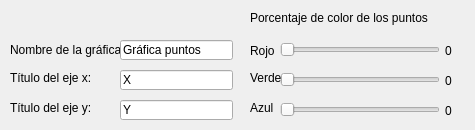
      <widget class="QWidget" name="tab_17">
       <attribute name="title">
        <string>Puntos</string>
       </attribute>
       <widget class="QLabel" name="label_34">
        <property name="geometry">
         <rect>
          <x>10</x>
          <y>40</y>
          <width>111</width>
          <height>20</height>
         </rect>
        </property>
        <property name="text">
         <string>Nombre de la gráfica: </string>
        </property>
       </widget>
       <widget class="QLabel" name="label_35">
        <property name="geometry">
         <rect>
          <x>10</x>
          <y>70</y>
          <width>101</width>
          <height>16</height>
         </rect>
        </property>
        <property name="text">
         <string>Título del eje x: </string>
        </property>
       </widget>
       <widget class="QLabel" name="label_36">
        <property name="geometry">
         <rect>
          <x>10</x>
          <y>100</y>
          <width>121</width>
          <height>16</height>
         </rect>
        </property>
        <property name="text">
         <string>Título del eje y: </string>
        </property>
       </widget>
       <widget class="QLineEdit" name="nombre">
        <property name="geometry">
         <rect>
          <x>120</x>
          <y>40</y>
          <width>113</width>
          <height>20</height>
         </rect>
        </property>
        <property name="text">
         <string>Gráfica puntos</string>
        </property>
       </widget>
       <widget class="QLineEdit" name="ejex">
        <property name="geometry">
         <rect>
          <x>120</x>
          <y>70</y>
          <width>113</width>
          <height>20</height>
         </rect>
        </property>
        <property name="text">
         <string>X</string>
        </property>
       </widget>
       <widget class="QLineEdit" name="ejey">
        <property name="geometry">
         <rect>
          <x>120</x>
          <y>100</y>
          <width>113</width>
          <height>20</height>
         </rect>
        </property>
        <property name="text">
         <string>Y</string>
        </property>
       </widget>
       <widget class="QLabel" name="label_41">
        <property name="geometry">
         <rect>
          <x>250</x>
          <y>40</y>
          <width>31</width>
          <height>21</height>
         </rect>
        </property>
        <property name="text">
         <string>Rojo</string>
        </property>
       </widget>
       <widget class="QLabel" name="label_42">
        <property name="geometry">
         <rect>
          <x>250</x>
          <y>100</y>
          <width>31</width>
          <height>16</height>
         </rect>
        </property>
        <property name="text">
         <string>Azul</string>
        </property>
       </widget>
       <widget class="QSlider" name="rojop">
        <property name="geometry">
         <rect>
          <x>280</x>
          <y>40</y>
          <width>160</width>
          <height>19</height>
         </rect>
        </property>
        <property name="maximum">
         <number>100</number>
        </property>
        <property name="orientation">
         <enum>Qt::Horizontal</enum>
        </property>
       </widget>
       <widget class="QLabel" name="label_43">
        <property name="geometry">
         <rect>
          <x>250</x>
          <y>10</y>
          <width>201</width>
          <height>16</height>
         </rect>
        </property>
        <property name="text">
         <string>Porcentaje de color de los puntos</string>
        </property>
       </widget>
       <widget class="QSlider" name="verdep">
        <property name="geometry">
         <rect>
          <x>280</x>
          <y>70</y>
          <width>160</width>
          <height>19</height>
         </rect>
        </property>
        <property name="maximum">
         <number>100</number>
        </property>
        <property name="orientation">
         <enum>Qt::Horizontal</enum>
        </property>
       </widget>
       <widget class="QLabel" name="label_44">
        <property name="geometry">
         <rect>
          <x>250</x>
          <y>70</y>
          <width>31</width>
          <height>16</height>
         </rect>
        </property>
        <property name="text">
         <string>Verde</string>
        </property>
       </widget>
       <widget class="QSlider" name="azulp">
        <property name="geometry">
         <rect>
          <x>280</x>
          <y>100</y>
          <width>160</width>
          <height>19</height>
         </rect>
        </property>
        <property name="maximum">
         <number>100</number>
        </property>
        <property name="orientation">
         <enum>Qt::Horizontal</enum>
        </property>
       </widget>
       <widget class="QLabel" name="projo">
        <property name="geometry">
         <rect>
          <x>445</x>
          <y>40</y>
          <width>21</width>
          <height>21</height>
         </rect>
        </property>
        <property name="text">
         <string>0</string>
        </property>
       </widget>
       <widget class="QLabel" name="pverde">
        <property name="geometry">
         <rect>
          <x>445</x>
          <y>70</y>
          <width>21</width>
          <height>21</height>
         </rect>
        </property>
        <property name="text">
         <string>0</string>
        </property>
       </widget>
       <widget class="QLabel" name="pazul">
        <property name="geometry">
         <rect>
          <x>445</x>
          <y>100</y>
          <width>21</width>
          <height>21</height>
         </rect>
        </property>
        <property name="text">
         <string>0</string>
        </property>
       </widget>
      </widget>
